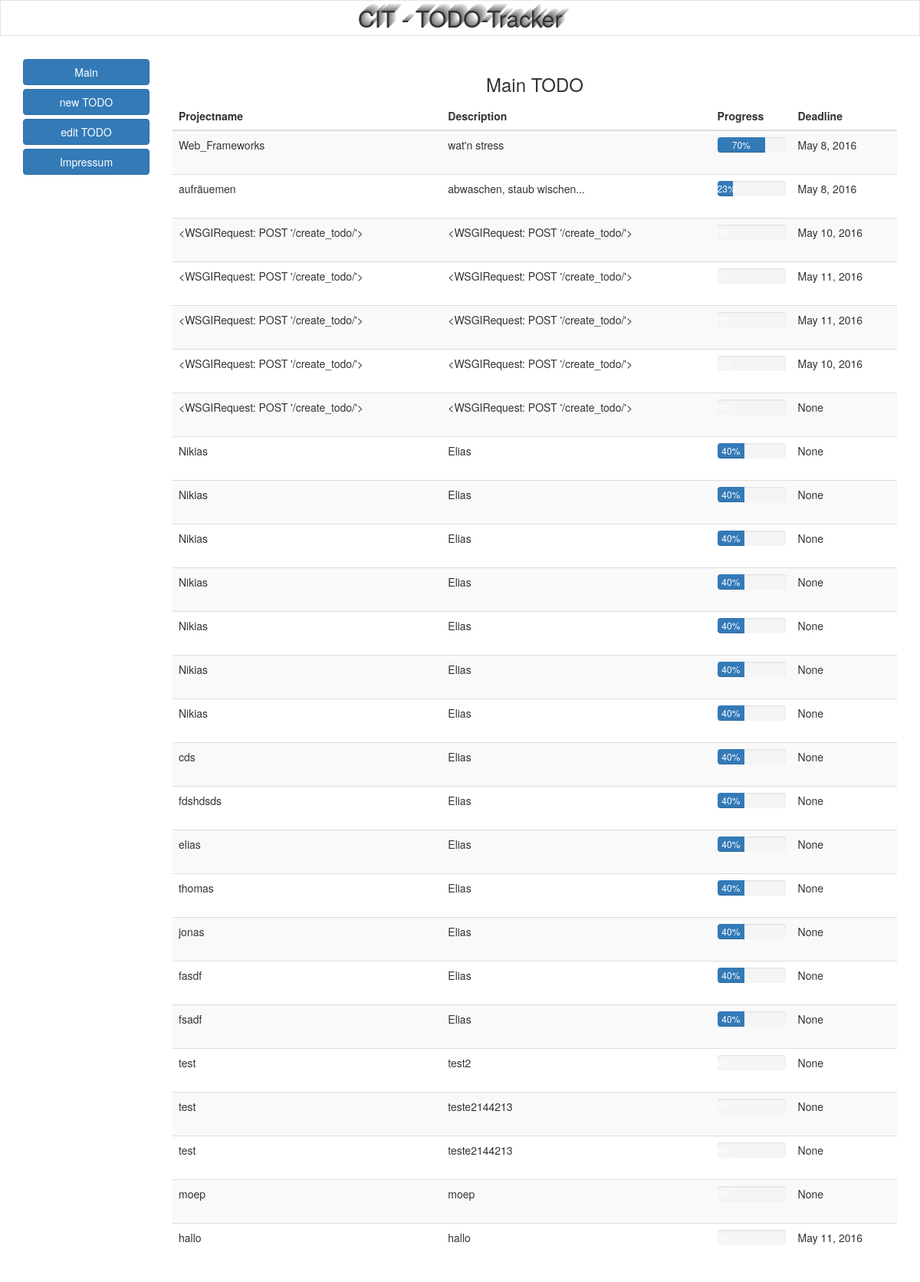
The page / on the database its author committed.
### home/models.py (models this page shows)
class Todo(models.Model):
    projectname = models.CharField(max_length=100)
    description = models.TextField(max_length=500)
    progress = models.SmallIntegerField(default=0)
    deadline = models.DateField(blank=True, null=True)
    created_date = models.DateTimeField(default=timezone.now)

### home/views.py (the view)
# urls.py: url(r'^$', views.todo_list, name='todo_list'),
def todo_list(request):
    todos = Todo.objects.order_by('created_date')
    return render(request, 'index.html', {'todos': todos})

### templates/index.html (shortened to what this page needs)
<!DOCTYPE html>
<html lang="de">
  <head>
      {% load staticfiles %}
    <link href="{% static 'css/bootstrap.min.css' %}" rel="stylesheet">
    <link rel="stylesheet" type="text/css" href="{% static 'css/style.css' %}">
  </head>
  <body>
      <h2>CIT - TODO-Tracker</h2>
    <div class="container">
      <div class="row">
        <div class="col-md-2">
            {% load bootstrap3 %}
            {% buttons %}
            {% bootstrap_button "Main" button_type="link" icon="glyphicon glyphicon-menu-right" href="/" button_class="btn btn-primary btn-block" %}
            {% bootstrap_button "new TODO" button_type="link" icon="glyphicon glyphicon-menu-right" href="/create_todo" button_class="btn btn-primary btn-block" %}
            {% bootstrap_button "edit TODO" button_type="link" icon="glyphicon glyphicon-menu-right" href="/edit_todo" button_class="btn btn-primary btn-block" %}
            {% bootstrap_button "Impressum" button_type="link" icon="glyphicon glyphicon-menu-right" href="/impressum" button_class="btn btn-primary btn-block" %}
            {% endbuttons %}
        </div>
        <div class="tablecontainer">
        <div class="col-md-10">
          <h3>Main TODO</h3>
         <table class="table table-striped">
    <thead>
      <tr>
        <th>Projectname</th>
        <th>Description</th>
        <th>Progress</th>
        <th>Deadline</th>
      </tr>
    </thead>
    <tbody>
        <div class="tablecontent">
            {% for todo in todos %}
            <tr>
                <td>{{todo.projectname}}</td>
                <td>{{todo.description}}</td>
                <td>
                    <div class="progress">
                    <div class="progress-bar" role="progressbar" aria-valuenow={{todo.progress}}
                    aria-valuemin="0" aria-valuemax="100" style="width:{{todo.progress}}%">
                    <p> {{todo.progress}}% </p>
                    </div>
                    </div>
                </td>
                <td>{{todo.deadline}}</td>
            </tr>
        {% endfor %}
    </tbody>
  </table>
      </div>
      </div>
      </div>
    </div>
  </body>
</html>

### home/static/css/style.css (style rules this page uses)
h2 { text-align: center; border: 1px #e4e4e4 solid; font: bold; text-shadow: 1px -1px 0px hsla(0, 0%, 50%, 1), 2px -2px 0px hsla(0, 0%, 55%, 1), 3px -3px 0px hsla(0, 0%, 60%, 1), 4px -4px 0px hsla(0, 0%, 65%, 1), 5px -5px 0px hsla(0, 0%, 70%, 1), 6px -6px 0px hsla(0, 0%, 75%, 1), 7px -7px 0px hsla(0, 0%, 80%, 1), 8px -8px 0px hsla(0, 0%, 85%, 1), 9px -9px 0px hsla(0, 0%, 90%, 1); padding: .2em; margin: 0; }
h3 { text-align: center; bottom: 0px; }
.container { padding-top: 30px; }

### rows shown on the page
Todo: projectname "Web_Frameworks", description "wat'n stress", progress "70", deadline "May 8, 2016"
Todo: projectname "aufräuemen", description "abwaschen, staub wischen...", progress "23", deadline "May 8, 2016"
Todo: projectname "<WSGIRequest: POST '/create_todo/'>", description "<WSGIRequest: POST '/create_todo/'>", deadline "May 10, 2016"
Todo: projectname "<WSGIRequest: POST '/create_todo/'>", description "<WSGIRequest: POST '/create_todo/'>", deadline "May 11, 2016"
Todo: projectname "<WSGIRequest: POST '/create_todo/'>", description "<WSGIRequest: POST '/create_todo/'>", deadline "May 11, 2016"
Todo: projectname "<WSGIRequest: POST '/create_todo/'>", description "<WSGIRequest: POST '/create_todo/'>", deadline "May 10, 2016"
Todo: projectname "<WSGIRequest: POST '/create_todo/'>", description "<WSGIRequest: POST '/create_todo/'>", deadline "None"
Todo: projectname "Nikias", description "Elias", progress "40", deadline "None"
Todo: projectname "Nikias", description "Elias", progress "40", deadline "None"
Todo: projectname "Nikias", description "Elias", progress "40", deadline "None"
Todo: projectname "Nikias", description "Elias", progress "40", deadline "None"
Todo: projectname "Nikias", description "Elias", progress "40", deadline "None"
Todo: projectname "Nikias", description "Elias", progress "40", deadline "None"
Todo: projectname "Nikias", description "Elias", progress "40", deadline "None"
Todo: projectname "cds", description "Elias", progress "40", deadline "None"
Todo: projectname "fdshdsds", description "Elias", progress "40", deadline "None"
Todo: projectname "elias", description "Elias", progress "40", deadline "None"
Todo: projectname "thomas", description "Elias", progress "40", deadline "None"
Todo: projectname "jonas", description "Elias", progress "40", deadline "None"
Todo: projectname "fasdf", description "Elias", progress "40", deadline "None"
Todo: projectname "fsadf", description "Elias", progress "40", deadline "None"
Todo: projectname "test", description "test2", deadline "None"
Todo: projectname "test", description "teste2144213", deadline "None"
Todo: projectname "test", description "teste2144213", deadline "None"
Todo: projectname "moep", description "moep", deadline "None"
Todo: projectname "hallo", description "hallo", deadline "May 11, 2016"
